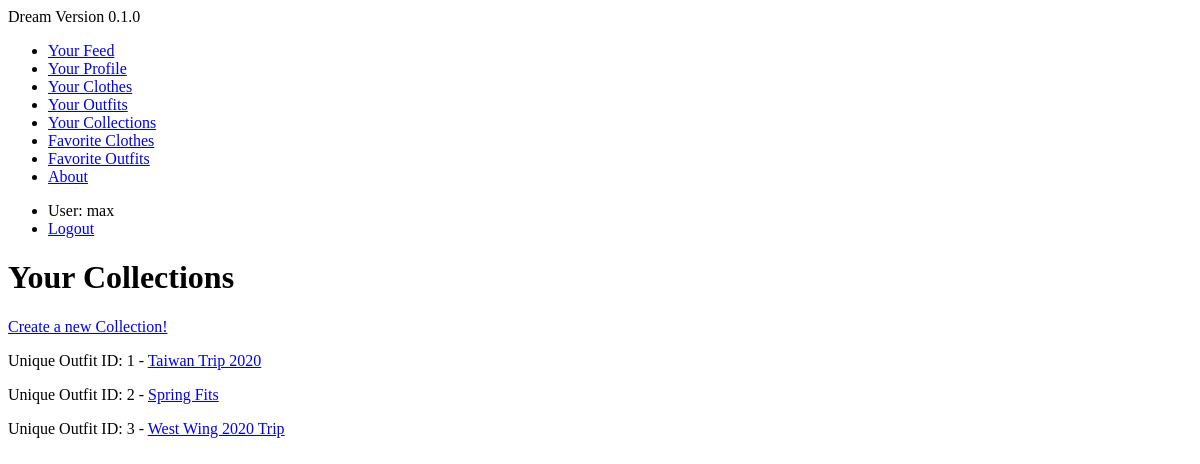
Before: /clothing/collections/ (signed in) with the older database file.
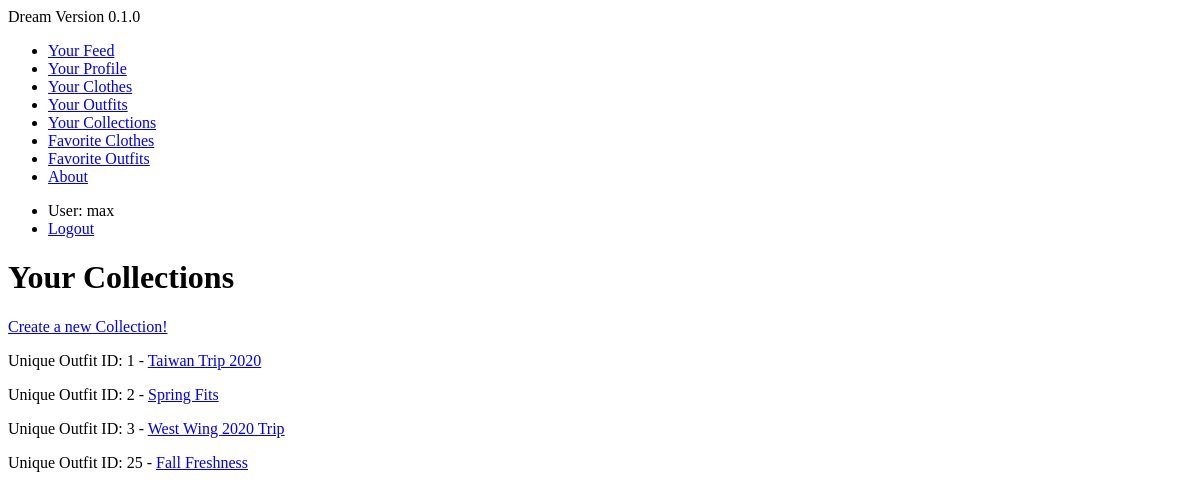
After: the same page with the newer database file.
### clothing/models.py (models this page shows, shortened)
class Collection(models.Model):
    name = models.CharField(max_length=120)
    creator = models.ForeignKey(User, on_delete=models.SET_NULL, null=True)
    articles = models.ManyToManyField('Article', related_name="articles_in_collection")
    outfits = models.ManyToManyField('Outfit', related_name="outfits_in_collection")
    def get_absolute_url(self):
        return reverse('clothing:collection-detail', kwargs={"pk": self.pk})

### clothing/views.py (the view)
# urls.py: path('collections/', CollectionListView.as_view(), name='collection-list'),
class CollectionListView(ListView, LoginRequiredMixin):
    template_name = 'clothing/collection_list.html'
    def get_queryset(self):
        return Collection.objects.filter(creator=self.request.user)

### clothing/templates/clothing/collection_list.html
{% extends 'base.html' %}
{% block content %}
<h1>Your Collections</h1>
<a href="create-collection/">Create a new Collection!</a>
{% for instance in object_list %}
<p> Unique Outfit ID: {{ instance.id }} - <a href='{{ instance.get_absolute_url }}'>{{ instance.name }}</a>
{% endfor %}
{% endblock %}

Changed rows visible on the page:
added Collection: id "25", name "Fall Freshness"
